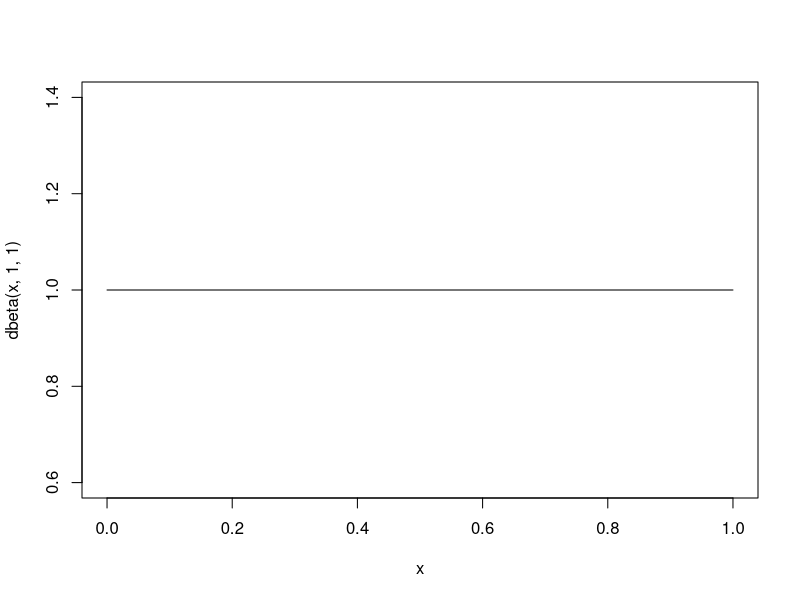
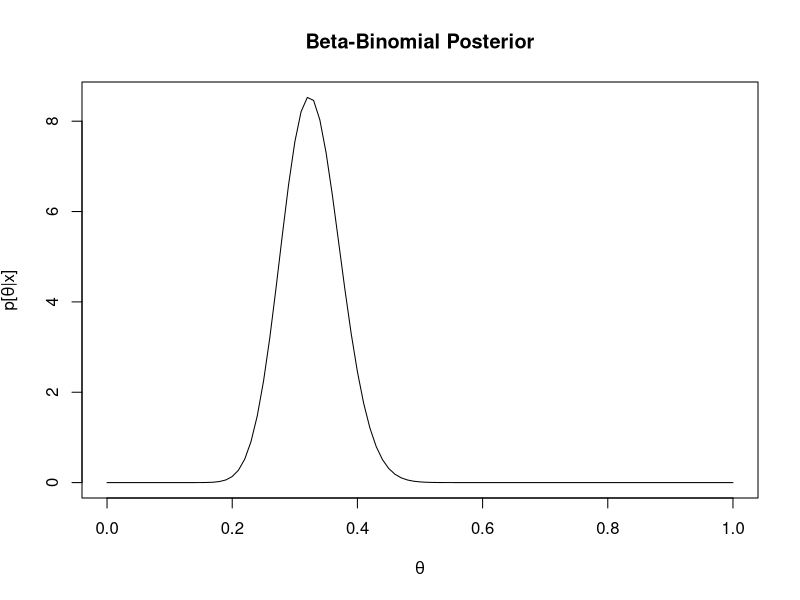
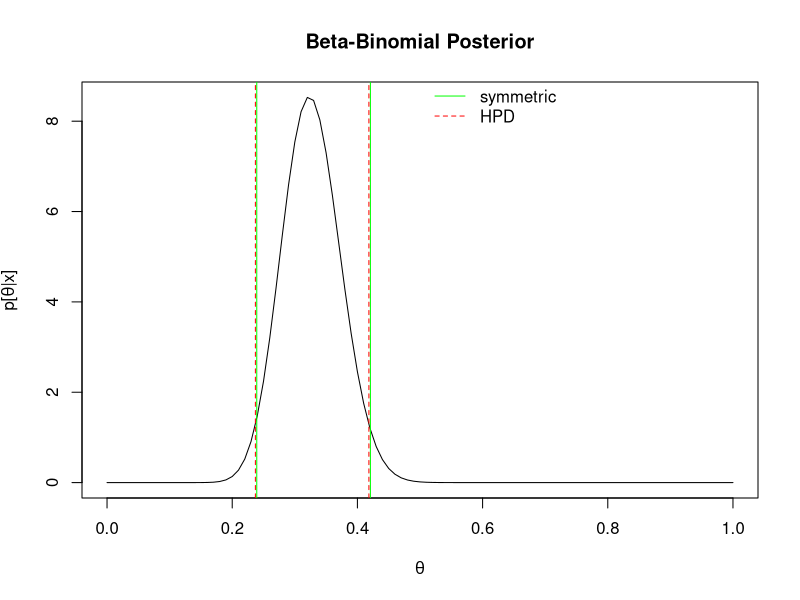
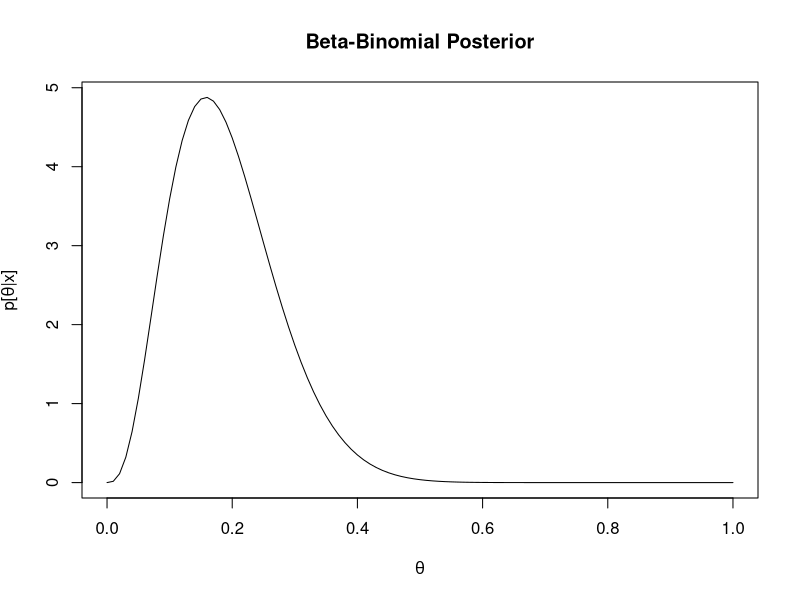
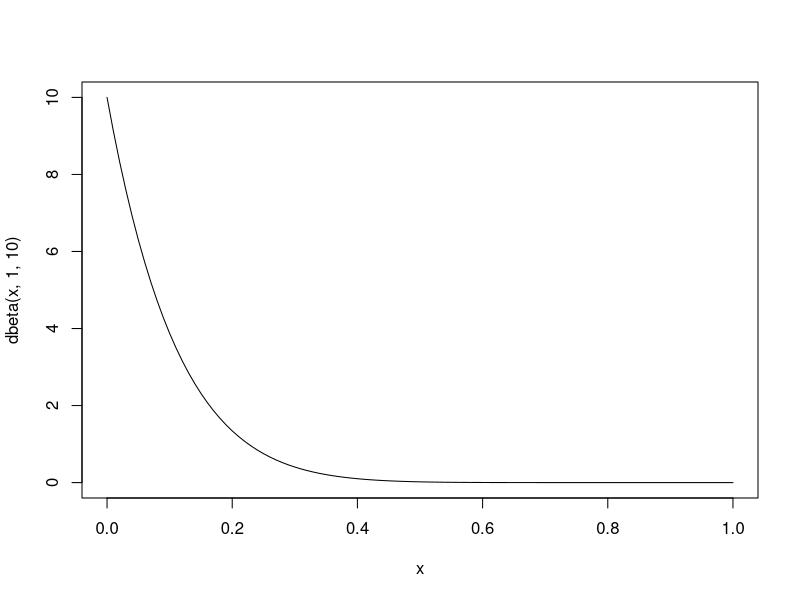
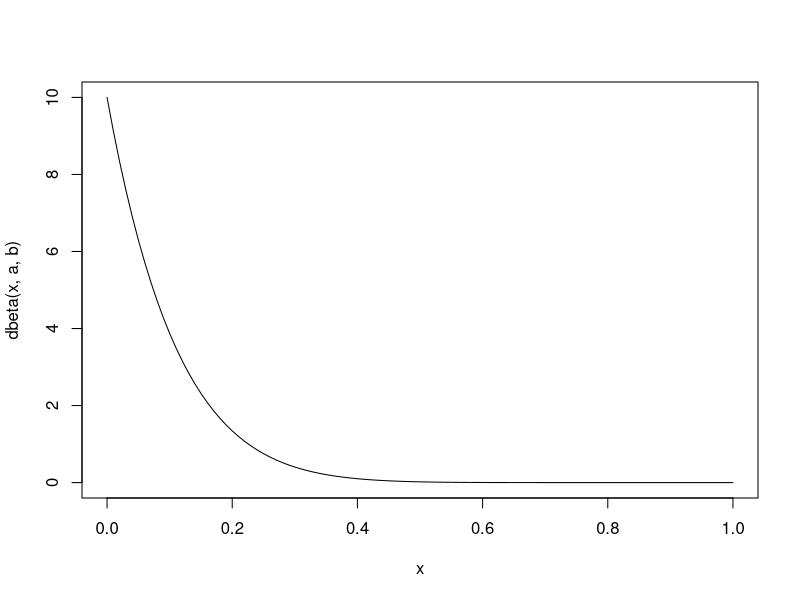
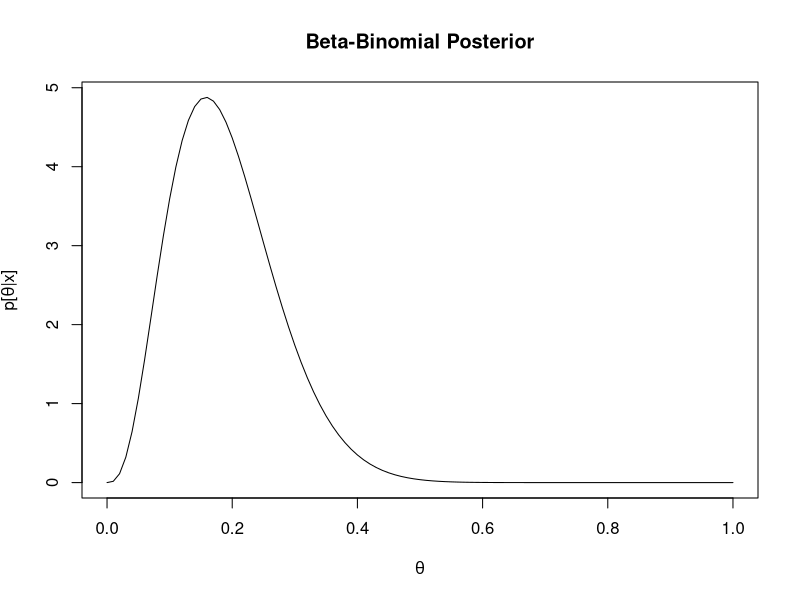

Write the R code that produced these figures, in order.
#You flip a coin n times and see k heads. 
#Let the parameter θ be the unknown probability of flipping a heads. 
#Use this information to answer the following questions:

#(a)Using an ignorance prior for θ plot the posterior p[θ|{n = 99,k = 32}] on thoroughly labeled graph. 
#Use the dbeta function and the Beta-Binomial model.
n <- 99
k <- 32

# Oberve the Beta distribution for a=1, b=1 is uniform over (0,1)
curve(dbeta(x,1,1),0,1) 

# Programming the kernel of the Beta distribution
beta.kern <- function(theta,alpha,beta){
  (theta)^(alpha-1)*(1-theta)^(beta-1)
}
#programming the kernel of the binomial distribution 
binom.kern <- function(theta,n,k){
  (theta^k)*(1-theta)^(n-k)
}

a <- 1 # prior parameter alpha
b <- 1 # prior parameter beta

curve(dbeta(x,a+k,b+n-k),0,1,xlab=expression(theta),ylab=expression(paste("p[",theta,"|x]")),
      main="Beta-Binomial Posterior")

###(b) For n = 99 and k = 32 calculate the maximum posterior value of θ, 
###the highest posterior density (HPD) region, P r[θ ≤ 0.3], and P r[θ > 0.8].
optimize(dbeta,interval=c(0,1),a+k, b+n-k, maximum=T)


##hpd region =(0.237,0.418)
# Is this the best (shortest) 95% confidence interval?
library(TeachingDemos)

post.hpd <- hpd(qbeta,shape1=a+k,shape2=b+n-k)


# For example we can ask what is probability that theta is greater than 0.8?  P r[θ > 0.8].

1-pbeta(.8,a+k,b+n-k)

##theta less than .3
pbeta(.3,a+k,b+n-k)

## theta equal to .3 - don't need
dbeta(.3,a+k,b+n-k)/100

#(c)Use the quantile function to calculate the symmetric 95% probability interval. 
#Plot the posterior distribution with both the symmetric interval 
#and HPD region on a thoroughly labeled graph.


# Or what values of theta are most likely, i.e. where is 95% of the posterior density?
# If we cut off the upper and lower 2.5% tails of this distribution, we get a 95% probability interval. 
# Using the quantile function gives us the theta in the 2.5 percentile and 97.5 percentile
qbeta(c(0.025,0.975),a+k,b+n-k)
symmetric<-qbeta(c(0.025,0.975),a+k,b+n-k)
##initial curve
curve(dbeta(x,a+k,b+n-k),0,1,xlab=expression(theta),ylab=expression(paste("p[",theta,"|x]")),
      main="Beta-Binomial Posterior")
abline(v=qbeta(c(0.025,0.975),a+k,b+n-k)[1],col="green")
abline(v=qbeta(c(0.025,0.975),a+k,b+n-k)[2],col="green")


library(TeachingDemos)
post.hpd <- hpd(qbeta,shape1=a+k,shape2=b+n-k)
abline(v=post.hpd[1],lty=2,col="red")
abline(v=post.hpd[2],lty=2,col="red")

legend(.5,9,c("symmetric","HPD"),lty=c(1,2),col=c("green","red"),bty="n")

###(d)Using the informative Beta distribution prior with α = 1, β = 10 
####plot the posterior distribution for n = 10 and k = 3.
a <- 1
b <- 10
n <- 10
k <- 3

curve(dbeta(x,a+k,b+n-k),0,1,xlab=expression(theta),ylab=expression(paste("p[",theta,"|x]")),
      main="Beta-Binomial Posterior")

curve(dbeta(x,1,10),0,1) 
curve(dbeta(x,a,b),0,1) ##same
curve(dbeta(x,a+k,b+n-k),0,1,xlab=expression(theta),ylab=expression(paste("p[",theta,"|x]")),
      main="Beta-Binomial Posterior")

#e)Calculate the maximum posterior value for θ with the informative prior 
#and find the probability P r[θ > 0.4].

1-pbeta(0.4,a+k,b+n-k)
optimize(dbeta,interval=c(0,1),a+k, b+n-k, maximum=T)
